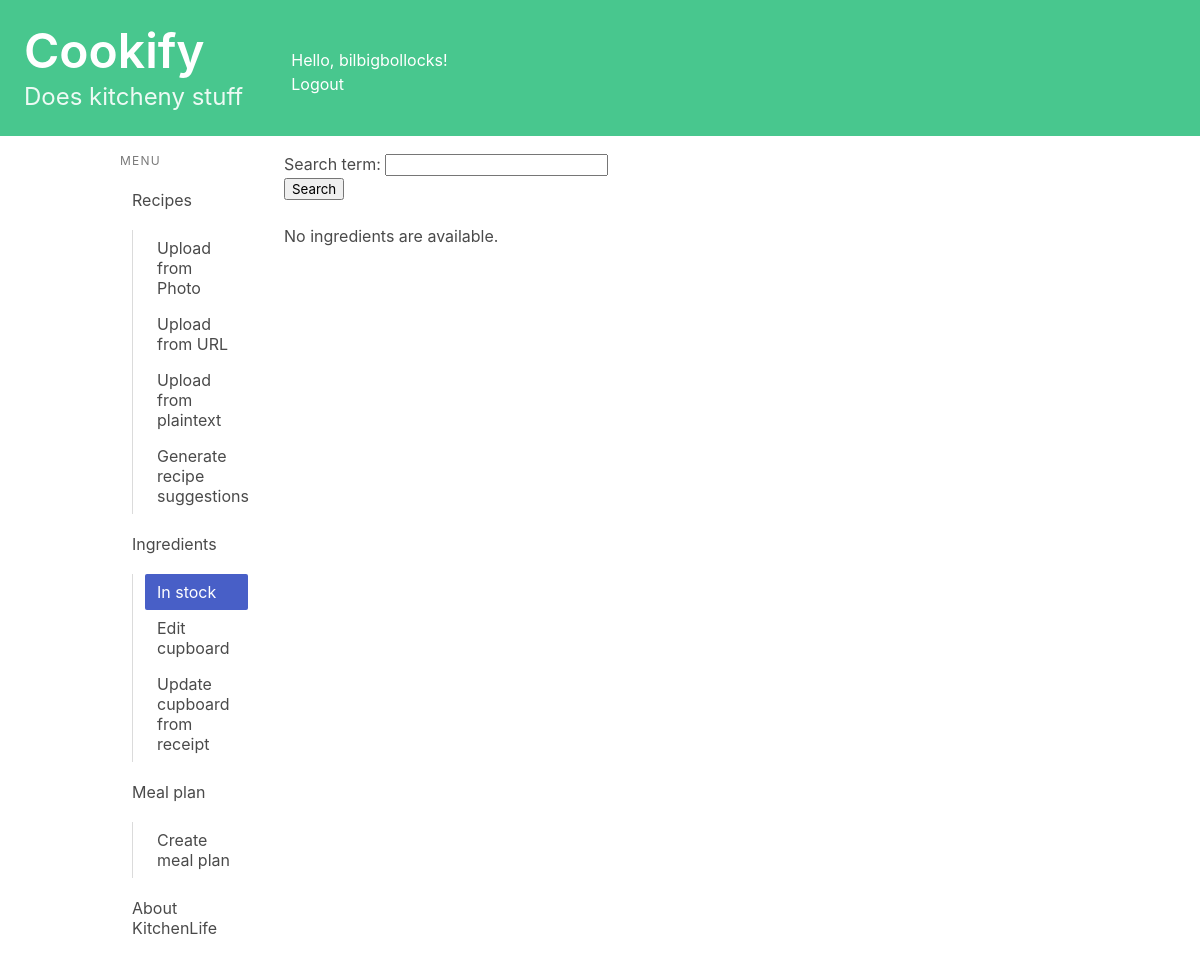
Page /cupboard/cupboard/ (signed in) on the earlier database version.
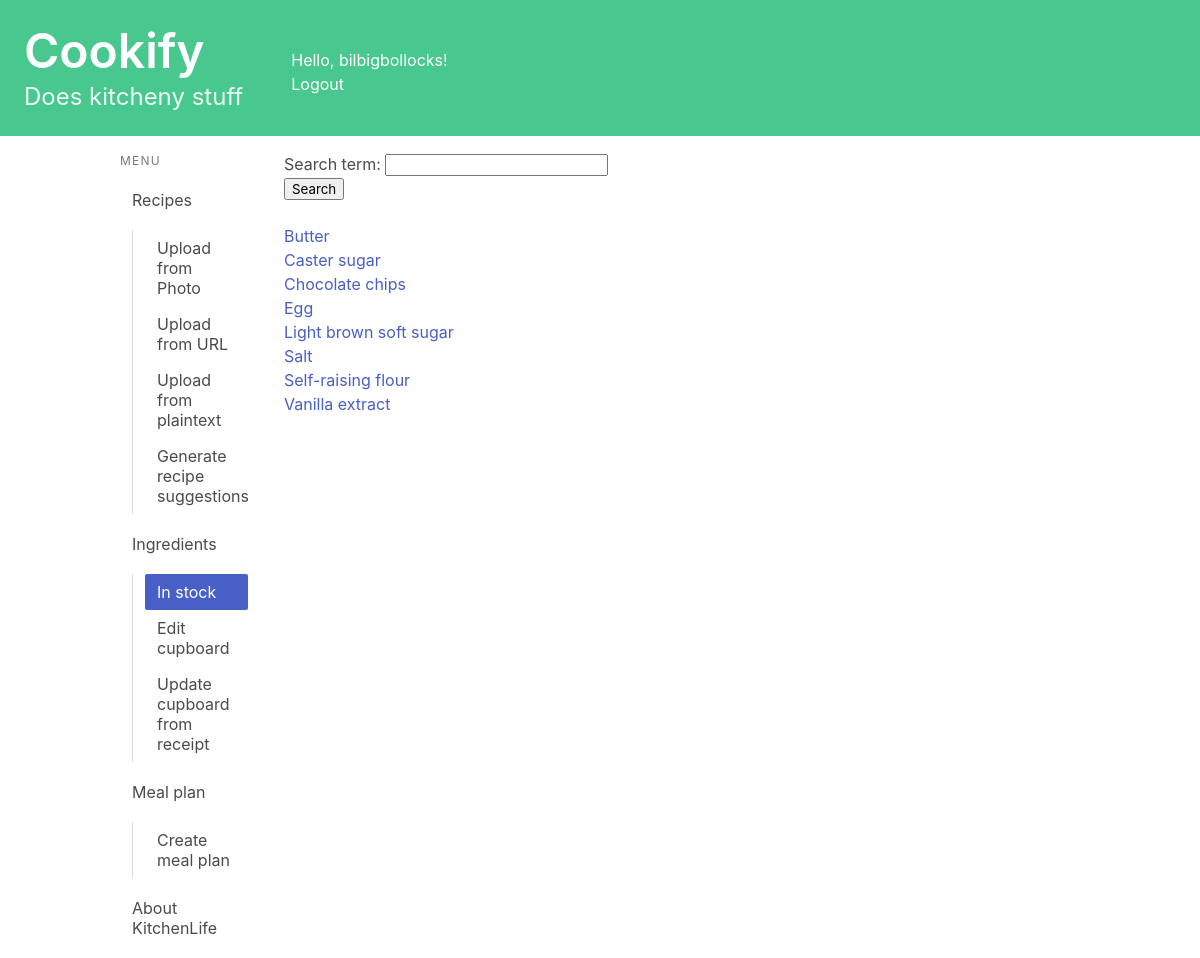
Same page on the later database version.
### recipes/models.py (models this page shows, shortened)
class ProfileIngredient(models.Model):
    profile = models.ForeignKey(Profile, on_delete=models.CASCADE, related_name="profile_ingredient")
    ingredient = models.ForeignKey(Ingredient, on_delete=models.CASCADE, related_name="profile_ingredient")
    in_stock = models.BooleanField(default = False)
    date_added = models.DateTimeField(default=timezone.now)
    expiry_date = models.DateField(null=True, blank=True)
    class Meta:
        unique_together = ('profile', 'ingredient',)
        ordering = ['-expiry_date']
        get_latest_by = 'expiry_date'

### cupboard/models.py (models this page shows, shortened)
class Ingredient(models.Model):
    name = models.CharField(max_length=50)
    long_life = models.BooleanField(null= True, blank=True)
    shelf_life = models.IntegerField(null= True, blank=True)
    substitutes = models.CharField(max_length = 200, null = True, blank= True)
    category = models.CharField(max_length=60, null= True, blank=True)
    calories = models.IntegerField(default = 0)
    carbohydrates = models.FloatField(default = 0)
    sugar = models.FloatField(default = 0)
    fat = models.FloatField(default = 0)
    protein = models.FloatField(default = 0)
    fibre = models.FloatField(default = 0)
    typical_weight = models.IntegerField(null= True, blank=True)

### cupboard/views.py (the view)
# urls.py: path('cupboard/', views.cupboard_index, name='cupboard_index'),
@login_required
def cupboard_index(request):
    profile = request.user.profile
    profile.remove_expired_items()
    if request.method == 'POST':
        form = SearchForm(request.POST)
        if form.is_valid():
            filtered_ingredient = form.cleaned_data['search_term']
            profile_ingredient_list = profile.profile_ingredient.filter(in_stock = True, ingredient__name__icontains=filtered_ingredient).order_by("ingredient__name")
    else:
        form = SearchForm()
        profile_ingredient_list = profile.profile_ingredient.filter(in_stock = True).order_by("ingredient__name")
    context = {'profile_ingredient_list': profile_ingredient_list, 'form': form}
    return render(request, 'cupboard/ingredients_index.html', context)

### recipes/forms.py
class SearchForm(forms.Form):
    search_term = forms.CharField(max_length=50)

### recipes/models.py (called while the page is built)
    def remove_expired_items(self):
        expired_items = self.profile_ingredient.filter(
            in_stock=True,
            ingredient__long_life=False,
            expiry_date__lt=timezone.now()
        )
        for item in expired_items:
            item.in_stock = False
            item.save()
        last_20_expired_items = expired_items.order_by('-expiry_date')[:20]
        self.last_20_expired_items.set(last_20_expired_items)

### recipes/templatetags/is_active.py (called while the page is built)
@register.simple_tag
def is_active(request, url):
    if reverse(url) == request.path:
        return "is-active"
    return ""

### cupboard/templates/cupboard/ingredients_index.html (shortened to what this page needs)
{% extends 'base.html' %}
{% block content %}
<ul>
    <form method="post">
         {{ form.as_p }}
        <button type="submit">Search</button>
    </form>
    <br>
{% if profile_ingredient_list %}
    {% for profile_ingredient in profile_ingredient_list %}
    <li><a href="{% url 'cupboard:ingredient_detail' profile_ingredient.ingredient.id %}">{{ profile_ingredient.ingredient.name }}</a></li>
    {% endfor %}
{% else %}
    <p>No ingredients are available.</p>
{% endif %}
</ul>
{% endblock content %}

Differences in the rows shown:
now on this page (row edited): ProfileIngredient: ingredient.name "Butter"
now on this page (row edited): ProfileIngredient: ingredient.name "Caster sugar"
now on this page (row edited): ProfileIngredient: ingredient.name "Chocolate chips"
now on this page (row edited): ProfileIngredient: ingredient.name "Egg"
now on this page (row edited): ProfileIngredient: ingredient.name "Light brown soft sugar"
now on this page (row edited): ProfileIngredient: ingredient.name "Salt"
now on this page (row edited): ProfileIngredient: ingredient.name "Self-raising flour"
now on this page (row edited): ProfileIngredient: ingredient.name "Vanilla extract"
Other differences:
text no longer shown: "No ingredients are available."
